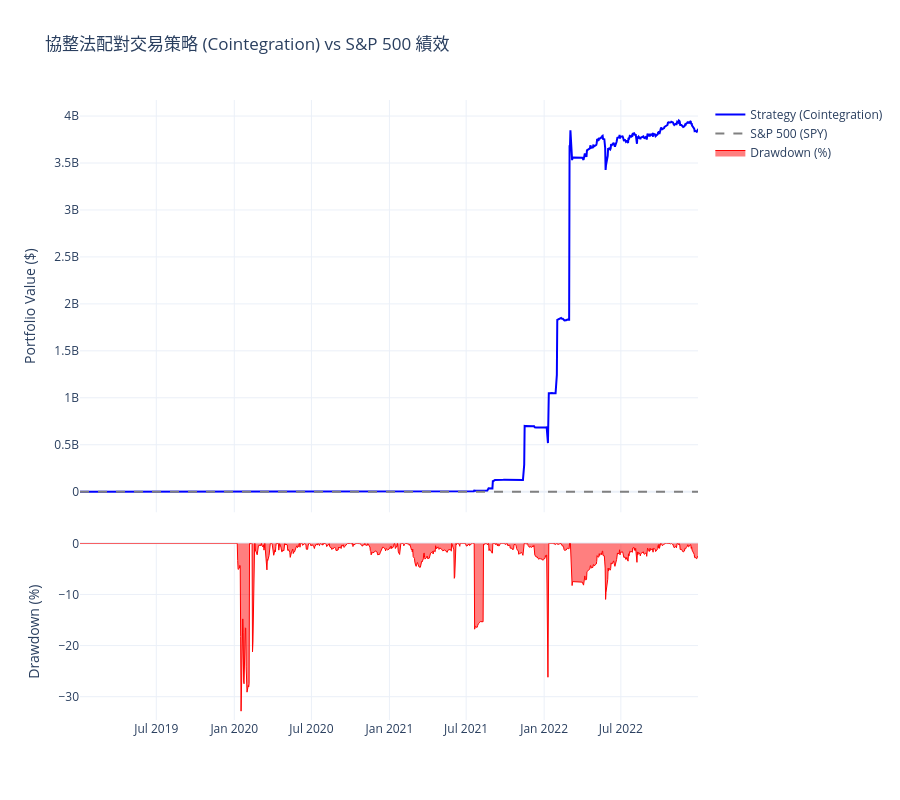

The cell this chart's notebook holds for it:
### Markdown cell above
## 階段 6：結果視覺化與對標

進行與 S&P 500 (SPY) 買入持有的表現對標，並繪製淨值與回撤走勢圖。

### Code cell
import plotly.graph_objects as go
from plotly.subplots import make_subplots
import json

print("開始執行回測與對標資料準備...")
# 1. 執行策略 (會需要一些時間)
strategy_nav = run_backtest_rolling(prices_df, bench_df)

# 2. 計算策略細節
metrics = compute_performance_metrics(strategy_nav, INITIAL_CAPITAL)
print("\n【策略績效指標】")
metrics_df = pd.DataFrame([metrics])
display(metrics_df.style.format("{:.2f}"))

# 3. 準備 SPY 對標
bench_returns = bench_df.pct_change().dropna()
bench_returns = bench_returns.reindex(strategy_nav.index).fillna(0)
bench_nav = INITIAL_CAPITAL * (1 + bench_returns).cumprod()
bench_metrics = compute_performance_metrics(bench_nav, INITIAL_CAPITAL)

print("\n【SPY 對標績效指標】")
bench_metrics_df = pd.DataFrame([bench_metrics])
display(bench_metrics_df.style.format("{:.2f}"))

# 4. 繪製圖表
fig = make_subplots(rows=2, cols=1, shared_xaxes=True, 
                    vertical_spacing=0.05,
                    row_heights=[0.7, 0.3])

# 淨值曲線
fig.add_trace(go.Scatter(x=strategy_nav.index, y=strategy_nav,
                         mode='lines', name='Strategy (Cointegration)',
                         line=dict(color='blue')), row=1, col=1)
                         
fig.add_trace(go.Scatter(x=bench_nav.index, y=bench_nav,
                         mode='lines', name='S&P 500 (SPY)',
                         line=dict(color='gray', dash='dash')), row=1, col=1)

# 策略回撤
drawdown = (strategy_nav - strategy_nav.cummax()) / strategy_nav.cummax() * 100
fig.add_trace(go.Scatter(x=drawdown.index, y=drawdown,
                         mode='lines', name='Drawdown (%)',
                         fill='tozeroy', line=dict(color='red', width=1)), row=2, col=1)

fig.update_layout(title="協整法配對交易策略 (Cointegration) vs S&P 500 績效",
                  height=800, template="plotly_white")
fig.update_yaxes(title_text="Portfolio Value ($)", row=1, col=1)
fig.update_yaxes(title_text="Drawdown (%)", row=2, col=1)

fig.show()

### Figure 1 — Plotly figure (JSON) as saved in the notebook; plotly's stock layout.template omitted (floating-point values rounded to 4 significant figures; data arrays with more than 128 entries replaced by an {"elided": "..."} marker saying what was removed)
{"data": [{"line": {"color": "blue"}, "mode": "lines", "name": "Strategy (Cointegration)", "type": "scatter", "x": {"elided": "1008 str values"}, "xaxis": "x", "y": {"elided": "1008 float values"}, "yaxis": "y"}, {"line": {"color": "gray", "dash": "dash"}, "mode": "lines", "name": "S&P 500 (SPY)", "type": "scatter", "x": {"elided": "1008 str values"}, "xaxis": "x", "y": {"elided": "1008 float values"}, "yaxis": "y"}, {"fill": "tozeroy", "line": {"color": "red", "width": 1}, "mode": "lines", "name": "Drawdown (%)", "type": "scatter", "x": {"elided": "1008 str values"}, "xaxis": "x2", "y": {"elided": "1008 float values"}, "yaxis": "y2"}], "layout": {"height": 800, "title": {"text": "協整法配對交易策略 (Cointegration) vs S&P 500 績效"}, "xaxis": {"anchor": "y", "domain": [0, 1], "matches": "x2", "showticklabels": false}, "xaxis2": {"anchor": "y2", "domain": [0, 1]}, "yaxis": {"anchor": "x", "domain": [0.335, 1.0], "title": {"text": "Portfolio Value ($)"}}, "yaxis2": {"anchor": "x2", "domain": [0, 0.285], "title": {"text": "Drawdown (%)"}}}}
